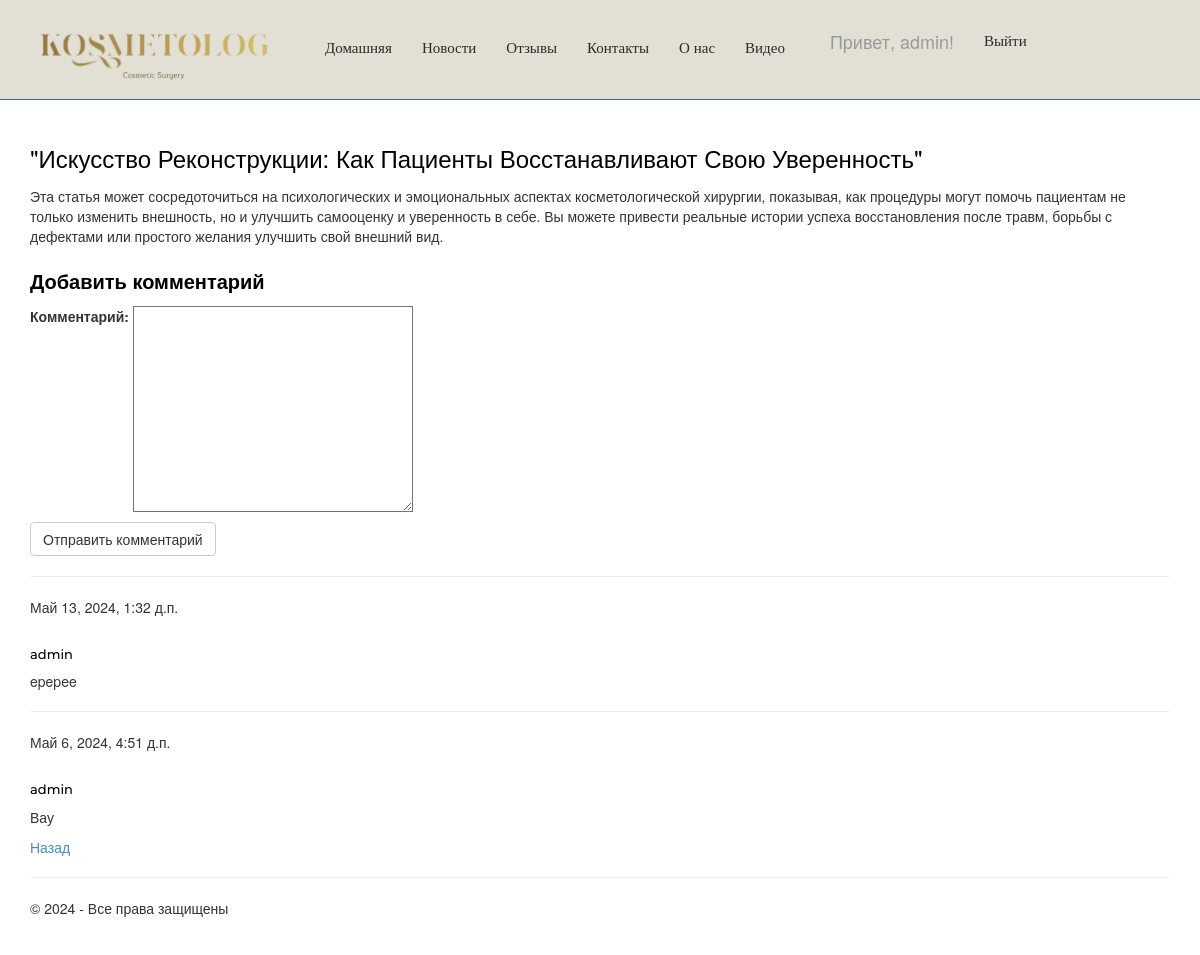
The page /news/2/ (signed in) on the database its author committed.
### app/models.py (models this page shows, shortened)
class Blog(models.Model):
    title = models.CharField(max_length=100, verbose_name='Заголовок')
    text = models.TextField(verbose_name='Текст новости')
    image = models.FileField(null=True)
    author = models.ForeignKey(User, null=True, blank=True, on_delete=models.SET_NULL, verbose_name="Автор")

class Comment(models.Model):
    text = models.TextField(verbose_name="Текст комментария")
    date = models.DateTimeField(default=datetime.now, db_index=True, verbose_name="Дата комментария")  # изменено
    author = models.ForeignKey(User, on_delete=models.CASCADE, verbose_name="Автор комментария")
    post = models.ForeignKey(Blog, on_delete=models.CASCADE, verbose_name="Статья комментария")
    class Meta:
        db_table = "Comment"
        ordering = ["-date"]
        verbose_name = "Комментарий к статье блога"  # изменено
        verbose_name_plural = "Комментарии к статьям блога"

### app/views.py (the view)
# urls.py: path('news/<int:parametr>/', views.newspost, name='newspost'),
def newspost(request, parametr):
    assert isinstance(request, HttpRequest)
    post_1 = Blog.objects.get(id=parametr) # запрос на выбор конкретной статьи по параметру
    comments = Comment.objects.filter(post=parametr)
    if request.method == "POST":
        form = CommentForm(request.POST)
        if form.is_valid():
            comment_f = form.save(commit=False)
            comment_f.author = request.user
            comment_f.date = datetime.now()
            comment_f.post = Blog.objects.get(id=parametr)
            comment_f.save()
            return redirect('newspost', parametr=post_1.id) # переадресация на ту же страницу статьи после отправки комментария
    else:
         form = CommentForm() # создание формы для ввода комментария
    return render(
        request,
        'app/newspost.html',
        {
            'title': post_1.title,
            'message':' ',
            'post_1': post_1, # передача списка статей в шаблон веб-страницы
            'year':datetime.now().year,
            'comments': comments, # передача всех комментариев к данной статье в шаблон веб-страницы
            'form': form, # передача формы добавления комментария в шаблон веб-страницы
        }
    )

### app/forms.py
class CommentForm (forms.ModelForm):
 class Meta:
  model = Comment # используемая модель
  fields = ('text',) # требуется заполнить только поле text
  labels = {'text': "Комментарий"} # метка к полю формы text

### app/templates/app/newspost.html (shortened to what this page needs)
﻿{% extends "app/layout.html" %}
{% block content %}
<h2> {{post_1.title}} </h2>
<p> {{post_1.text|linebreaksbr}} </p>
{% if user.is_authenticated %}
<h3>Добавить комментарий</h3>
<form method="POST">
    <div>
        {{form.as_p}}
        <button type="submit" class="save btn btn-default"> Отправить комментарий </button>
    </div>
</form>
{% else %}
<h3> Для добавления своего комментария, пожалуйста, авторизуйтесь </h3>
{% endif %}
{% for comment in comments %}
<hr />
<h7> {{comment.date}} </h7>
<h5> {{comment.author}} </h5>
<p> {{comment.text|linebreaksbr}} </p>
{% endfor %}
<a href="{% url 'news' %}">Назад</a>
{% endblock %}

### app/templates/app/loginpartial.html (shortened to what this page needs)
﻿{% if user.is_authenticated %}
<form id="logoutForm" action="/logout/" method="post" class="navbar-right">
    <ul class="nav navbar-nav navbar-right">
        <li><span class="navbar-brand" style="margin-left: 0 !important">Привет, {{ user.username }}!</span></li>
        <li><a href="javascript:document.getElementById('logoutForm').submit()">Выйти</a></li>
    </ul>
</form>
{% else %}
<ul class="nav navbar-nav navbar-right">
    <li><a href="{% url 'login' %}">Войти</a></li>
</ul>
{% endif %}

### app/static/app/content/site.css (style rules this page uses)
body { padding-top: 100px; padding-bottom: 40px; }
input, select, textarea { max-width: 280px; }
.navbar-nav li a { font-family: 'Montserrat'; font-size: 15px; font-weight: normal; color: #2a2b2a !important; }
h2 { font-size: 24px; font-weight: normal; color: #000; line-height: 1.5; }
h3 { font-size: 20px; font-weight: bold; color: #000; line-height: 1.5; }
h5 { margin-top: 30px; font-size: 20px; font-family: 'Montserrat'; font-size: 13px; color: #000000; }

### rows shown on the page
Blog: title "\"Искусство Реконструкции: Как Пациенты Восстанавливают Свою Уверенность\"", text "Эта статья может сосредоточиться на психологических и эмоциональных аспектах косметологической хирургии, показывая, как процедуры могут помочь пациентам не только изменить внешность, но и улучшить самооценку и уверенность в себе. Вы можете привести реальные истории успеха восстановления после травм, борьбы с дефектами или простого желания улучшить свой внешний вид."
Comment: date "Май 13, 2024, 1:32 д.п.", author "admin", text "epepee"
Comment: date "Май 6, 2024, 4:51 д.п.", author "admin", text "Вау"

### other values the page prints
{{ user.username }} "admin"
